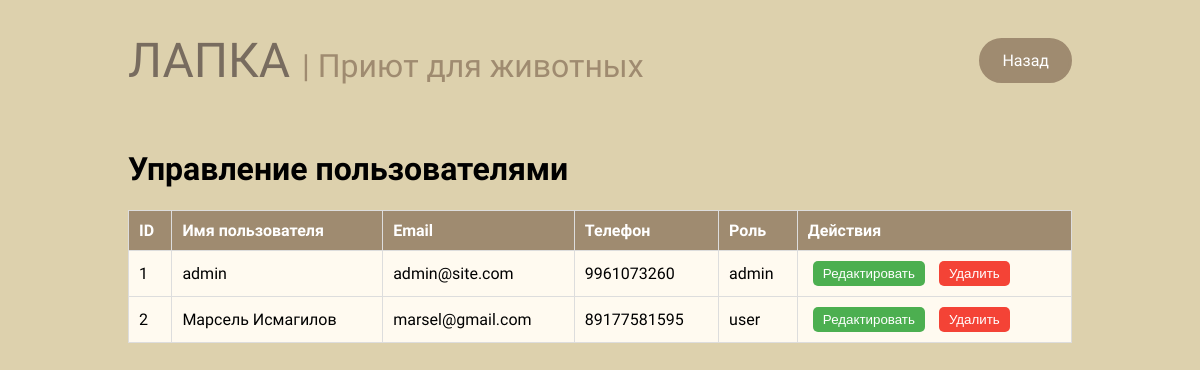
The app's page /server/admin/manage_users.php (signed in) with its own data.
### tables this page shows
CREATE TABLE `users` (
  `id` int(11) NOT NULL,
  `username` varchar(255) NOT NULL,
  `email` varchar(255) NOT NULL,
  `phone` varchar(20) DEFAULT NULL,
  `password` varchar(255) NOT NULL,
  `created_at` timestamp NOT NULL DEFAULT current_timestamp(),
  `role` enum('user','admin') NOT NULL DEFAULT 'user'
);

### server/admin/manage_users.php (the view, shortened to what this page needs)
<?php
require_once '../db_connection.php';
?>
<!DOCTYPE html>
<html lang="ru">
<head>
    <link rel="stylesheet" href="../../css/styles.css">
</head>
<body>
    <header class="header">
        <div class="header-container">
            <a href="../../index.html" class="logo-button">
                <h1 class="logo">ЛАПКА <span>| Приют для животных</span></h1>
            </a>
            <a href="../../admin_panel.html" class="back-button">Назад</a>
        </div>
    </header>
    <div class="admin-container">
        <h1>Управление пользователями</h1>
        <table>
            <thead>
                <tr>
                    <th>ID</th>
                    <th>Имя пользователя</th>
                    <th>Email</th>
                    <th>Телефон</th>
                    <th>Роль</th>
                    <th>Действия</th>
                </tr>
            </thead>
            <tbody>
                <?php
                $sql = "SELECT id, username, email, phone, role FROM users";
                $result = $conn->query($sql);
                if ($result->num_rows > 0) {
                    while ($row = $result->fetch_assoc()) {
                        echo "<tr>
                                <td>{$row['id']}</td>
                                <td>{$row['username']}</td>
                                <td>{$row['email']}</td>
                                <td>{$row['phone']}</td>
                                <td>{$row['role']}</td>
                                <td class='actions'>
                                    <button class='edit' onclick='location.href=\"edit_user.php?id={$row['id']}\"'>Редактировать</button>
                                    <button class='delete' onclick='deleteUser({$row['id']})'>Удалить</button>
                                </td>
                              </tr>";
                    }
                } else {
                    echo "<tr><td colspan='6'>Нет данных о пользователях</td></tr>";
                }
                ?>
            </tbody>
        </table>
    </div>
</body>
</html>

### css/styles.css (style rules this page uses)
body { font-family: "Comfortaa", serif; font-weight: 400; font-style: normal; margin: 1% 9%; padding: 0; background-color: #ddd1ad; }
.header-container { display: flex; justify-content: space-between; align-items: center; padding: 20px; background-color: #ddd1ad; }
.logo, .logo-button { font-family: "Rubik Spray Paint", serif; font-weight: 400; font-size: 3rem; color: #786C5F; margin: 0; text-decoration: none; }
.logo span { font-family: "Comfortaa", serif; font-weight: 400; font-size: 2rem; color: #9F8B70; }

### server/admin/manage_users.php (style rules this page uses)
.admin-container { padding: 20px; max-width: 1200px; margin: 0 auto; }
table { width: 100%; border-collapse: collapse; margin-top: 20px; }
th, td { padding: 10px; border: 1px solid #ddd; text-align: left; background-color: floralwhite; }
th { background-color: #9F8B70; color: white; }
.actions button { padding: 5px 10px; margin: 0 5px; border: none; border-radius: 5px; cursor: pointer; }
.actions button.edit { background-color: #4CAF50; color: white; }
.actions button.delete { background-color: #f44336; color: white; }
.back-button { display: inline-block; padding: 10px 20px; font-size: 1rem; border: 3px solid #9F8B70; border-radius: 30px; text-decoration: none; color: #fff; background-color: #9F8B70; text-align: center; transition: all 0.3s ease; cursor: pointer; }

### records on screen
users: id "1", username "admin", email "admin@site.com", phone "9961073260", role "admin"
users: id "2", username "Марсель Исмагилов", email "marsel@gmail.com", phone "89177581595", role "user"
